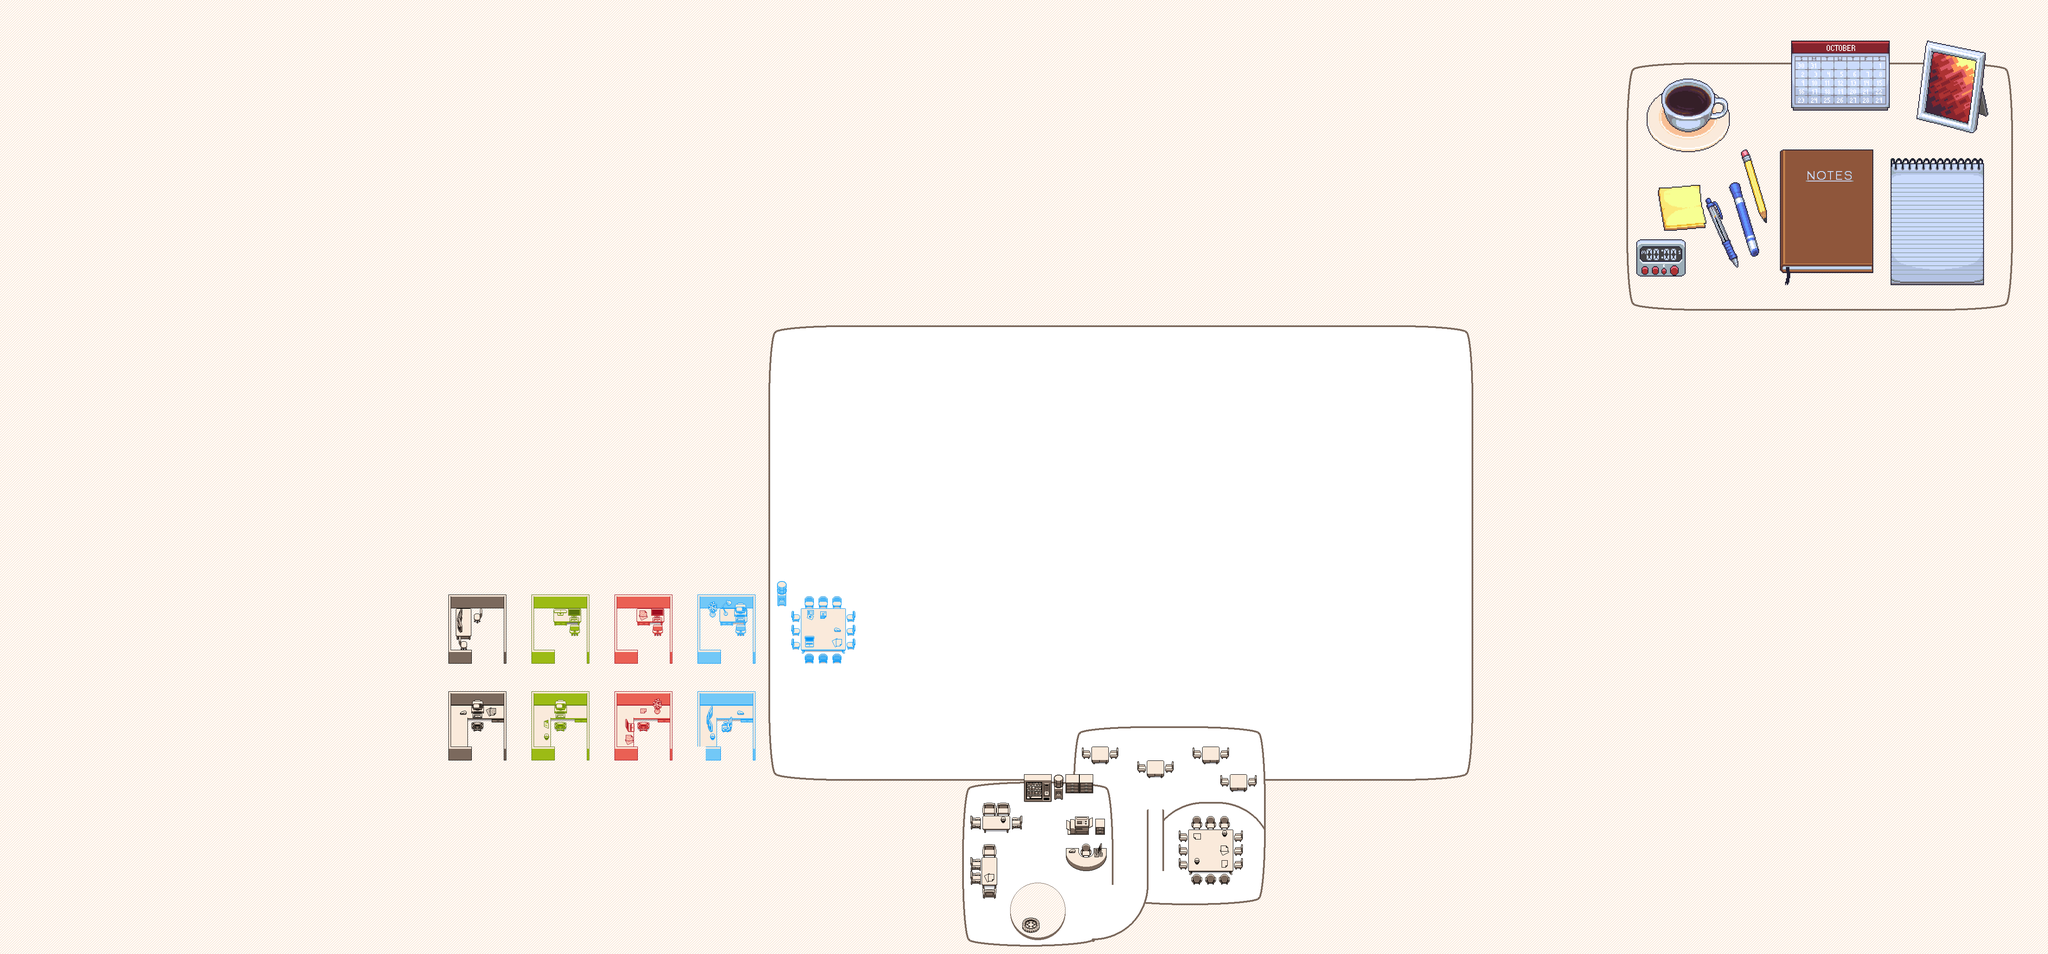

This game map was drawn from its Tiled (.tmx) file and the tilesets committed beside it. A one-line description and the trimmed map source follow:
An orthogonal 148x69 tile map with 32x32 px tiles, 7 tile layers (Tile Layer 1, Tile Layer 7, Tile Layer 7, Tile Layer 6, ...), 3 tilesets.

<map version="1.8" tiledversion="1.8.4" orientation="orthogonal" renderorder="right-down" width="148" height="69" tilewidth="32" tileheight="32" infinite="0" nextlayerid="10" nextobjectid="1">
 <tileset firstgid="1" source="whiteboard objects.tsx" />
 <tileset firstgid="6451" source="whiteboard_bg.tsx" />
 <tileset firstgid="6707" source="whiteboard big objects 2x.tsx" />
 <layer id="1" name="Tile Layer 1" width="148" height="69">
  <data>[10212 cells, 10212 non-empty, 4 distinct tile ids]</data>
 </layer>
 <layer id="9" name="Tile Layer 7" width="148" height="69">
  <data>[10212 cells, 152 non-empty, 12 distinct tile ids]</data>
 </layer>
 <layer id="8" name="Tile Layer 7" width="148" height="69">
  <data>[10212 cells, 49 non-empty, 18 distinct tile ids]</data>
 </layer>
 <layer id="7" name="Tile Layer 6" width="148" height="69">
  <data>[10212 cells, 197 non-empty, 119 distinct tile ids]</data>
 </layer>
 <layer id="2" name="Tile Layer 2" width="148" height="69">
  <data>[10212 cells, 299 non-empty, 220 distinct tile ids]</data>
 </layer>
 <layer id="3" name="Tile Layer 3" width="148" height="69">
  <data>[10212 cells, 352 non-empty, 270 distinct tile ids]</data>
 </layer>
 <layer id="6" name="Beeg obj" width="148" height="69">
  <data>[10212 cells, 119 non-empty, 119 distinct tile ids]</data>
 </layer>
</map>
